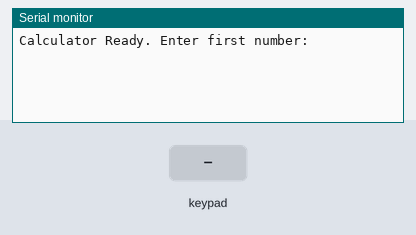
A sketch run on a simulated Arduino Uno, built with avr-gcc and run on an emulated ATmega328P. Parts: the last lines printed to the serial monitor. The test bench sets the inputs (shaded band).

Above: at 1.2 s.
1.3 s: key '1' pressed
At 1.7 s:
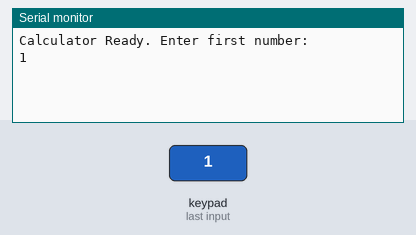
2.8 s: keypad keys 9 8 7 6 * pressed 0.4 s apart
At 5.1 s:
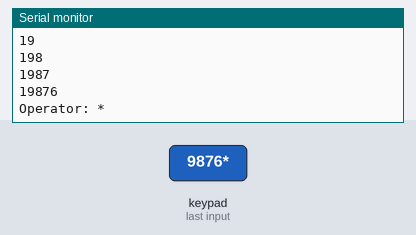
6.3 s: key '+' pressed
At 6.6 s:
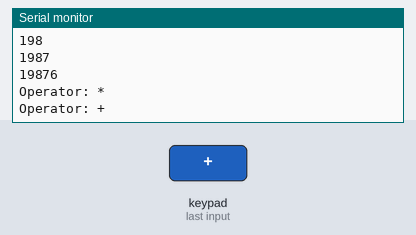
7.8 s: keypad keys 9 8 7 6 = pressed 0.4 s apart
At 10.7 s:
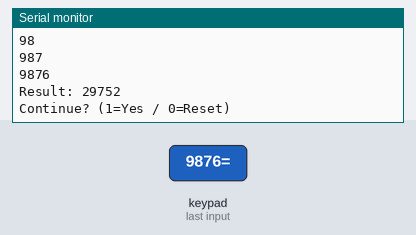
11.3 s: key 'C' pressed
At 12.2 s:
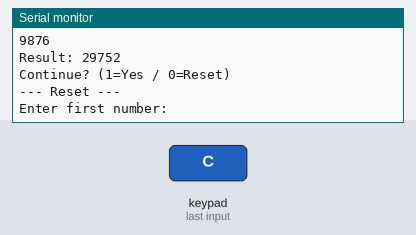
12.8 s: keypad keys 8 / 2 = pressed 0.4 s apart
At 13.46 s:
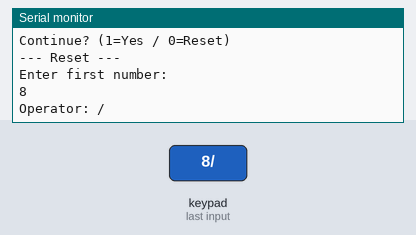
Timing chart, 0 to 15.8 s (numbered marks = the images above; inputs shaded):
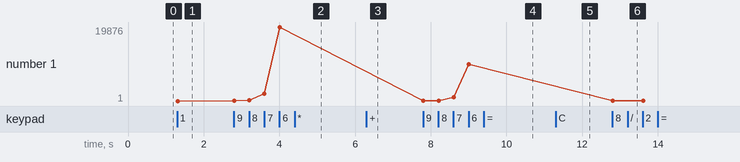

The sketch:

calc.ino
```cpp
#include <Keypad.h>

const byte ROWS = 4;
const byte COLS = 4;

char keys[ROWS][COLS] = {
  {'1', '2', '3', '+'},
  {'4', '5', '6', '-'},
  {'7', '8', '9', '*'},
  {'C', '0', '=', '/'}
};

byte rowPins[ROWS] = {9, 8, 7, 6};
byte colPins[COLS] = {5, 4, 3, 2};

Keypad keypad = Keypad(makeKeymap(keys), rowPins, colPins, ROWS, COLS);

long firstNum = 0;
long secondNum = 0;
char op = ' ';
bool isSecondNum = false;
bool waitingForChoice = false;

void setup() {
  Serial.begin(9600);
  Serial.println("Calculator Ready. Enter first number:");
}

void loop() {
  char key = keypad.getKey();

  if (key) {
    // Stage 1: Choice after calculation
    if (waitingForChoice) {
      if (key == '1') { // Continue
        secondNum = 0;
        isSecondNum = true;
        waitingForChoice = false;
        Serial.print("Continuing with: ");
        Serial.println(firstNum);
        Serial.println("Select next operator (+, -, *, /)");
      }
      else if (key == '0' || key == 'C') { // Reset
        firstNum = 0;
        secondNum = 0;
        op = ' ';
        isSecondNum = false;
        waitingForChoice = false;
        Serial.println("--- Reset ---");
        Serial.println("Enter first number:");
      }
      return;
    }

    // Stage 2: Input and Operation
    if (key >= '0' && key <= '9') {
      if (!isSecondNum) {
        firstNum = (firstNum * 10) + (key - '0');
        Serial.println(firstNum);
      } else {
        secondNum = (secondNum * 10) + (key - '0');
        Serial.println(secondNum);
      }
    }
    else if (key == '+' || key == '-' || key == '*' || key == '/') {
      if (isSecondNum && secondNum != 0) {
          // Allows chaining without pressing '=' if desired
          performCalculation();
      }
      op = key;
      isSecondNum = true;
      Serial.print("Operator: ");
      Serial.println(op);
    }
    else if (key == '=') {
      performCalculation();
      waitingForChoice = true;
      Serial.println("Continue? (1=Yes / 0=Reset)");
    }
    else if (key == 'C') {
      resetCalc();
    }
  }
}

void performCalculation() {
  long result = 0;
  if (op == '+') result = firstNum + secondNum;
  else if (op == '-') result = firstNum - secondNum;
  else if (op == '*') result = firstNum * secondNum;
  else if (op == '/') result = (secondNum != 0) ? firstNum / secondNum : 0;

  Serial.print("Result: ");
  Serial.println(result);
  firstNum = result;
}

void resetCalc() {
  firstNum = 0;
  secondNum = 0;
  op = ' ';
  isSecondNum = false;
  waitingForChoice = false;
  Serial.println("Cleared. Enter first number:");
}
```

Measured:
- after the input at 1.3 s, the serial monitor: prints a new line at once (image 1)
- after the input at 2.8 s, the serial monitor: prints a new line at once (image 2)
- after the input at 6.3 s, the serial monitor: prints a new line at once (image 3)
- after the input at 7.8 s, the serial monitor: prints a new line at once (image 4)
- after the input at 11.3 s, the serial monitor: prints a new line at once (image 5)
- after the input at 12.8 s, the serial monitor: prints a new line at once (image 6)
- plotted number 1: 1 → 19876 after the input at 2.8 s, 19876 → 9876 after the input at 7.8 s, 9876 → 2 after the input at 12.8 s
